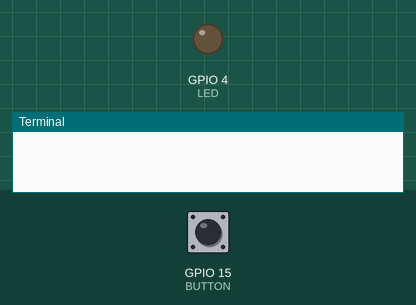
This program was run on a simulated Raspberry Pi (BCM pin numbers). Parts: output pins drawn as LEDs (lit = HIGH), the last lines printed to the terminal. Inputs (shaded band) come from the test bench; at power-on: GPIO 15 (BUTTON) LOW.

Above: at 1.2 s.
1.3 s: GPIO 15 (BUTTON) pulled HIGH for 0.15 s
At 2.1 s:
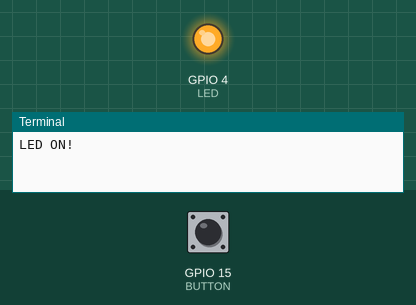
2.9 s: GPIO 15 (BUTTON) pulled HIGH for 1 s
At 3.3 s:
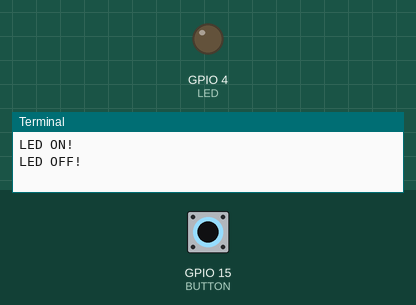
5.4 s: GPIO 15 (BUTTON) pulled HIGH for 3.2 s
At 6.4 s:
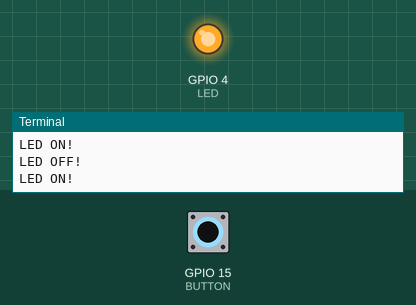
Timing chart, 0 to 8.4 s (numbered marks = the images above; inputs shaded):
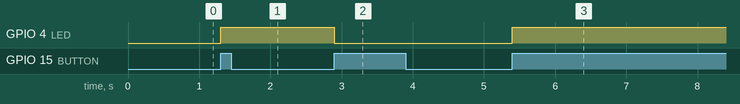

Measured:
- after the input at 1.3 s, GPIO 4 (LED): LOW → HIGH at once
- after the input at 2.9 s, GPIO 4 (LED): HIGH → LOW at once
- after the input at 5.4 s, GPIO 4 (LED): LOW → HIGH at once

The program:

Btn_LED.py
```python
import RPi.GPIO as GPIO
import time

BUTTON = 15
LED= 4

#BCM모드로 GPIO설정, BUTTON을 INPUT(PULL DOWN), LED를 OUTPUT으로
GPIO.setwarnings(False)
GPIO.setmode(GPIO.BCM)
GPIO.setup(BUTTON,GPIO.IN, pull_up_down=GPIO.PUD_DOWN)
GPIO.setup(LED,GPIO.OUT)

#light의 초깃값 false
light_on = False

#callback함수, 계속 누르고 있을 때 output을 계속 출력하는 것 방지, 1번만 출력되도록
def button_callback(channel):
	global light_on #근데 갑자기 전역변수? 왜지

	#꺼진 상태에서만 켜고, 켜진 상태에서는 끔
	if light_on == False:
		GPIO.output(LED,1)
		print("LED ON!")
	else:
		GPIO.output(LED,0)
		print("LED OFF!")

	#on off 상태 전환
	light_on = not light_on

#버튼의 rising감지 시 callback함수 호출, 바운스타임 설정해서 실수 방지
#바운스 타임== 아두이노의 디바운싱
GPIO.add_event_detect(BUTTON,GPIO.RISING,callback=button_callback, bouncetime=300)

while 1:
	time.sleep(0.1)
```
